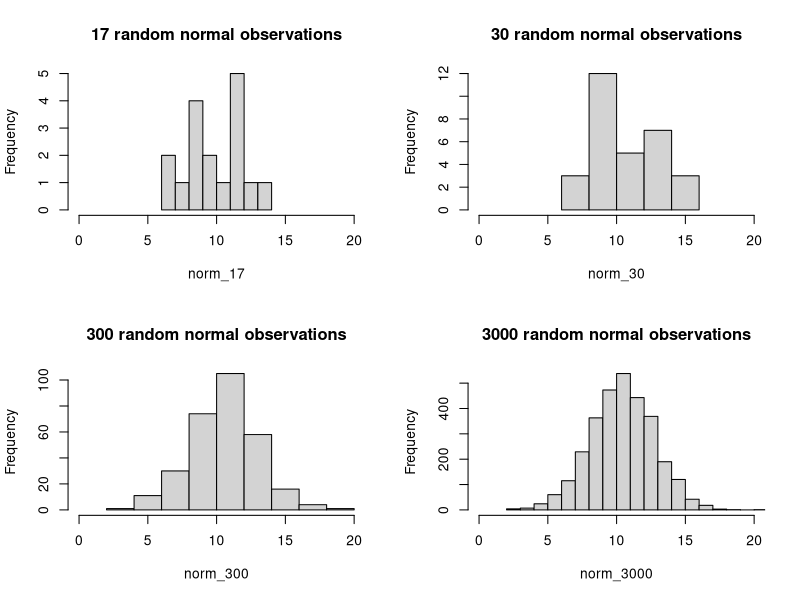
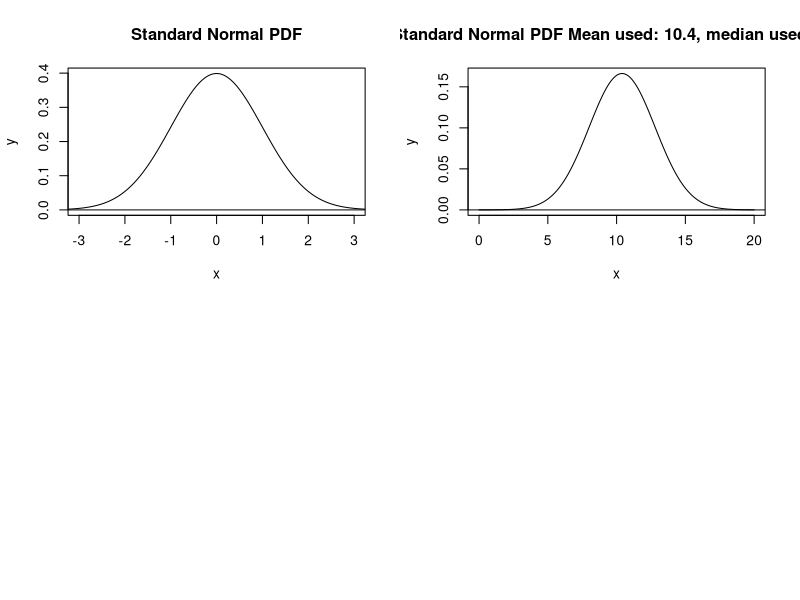
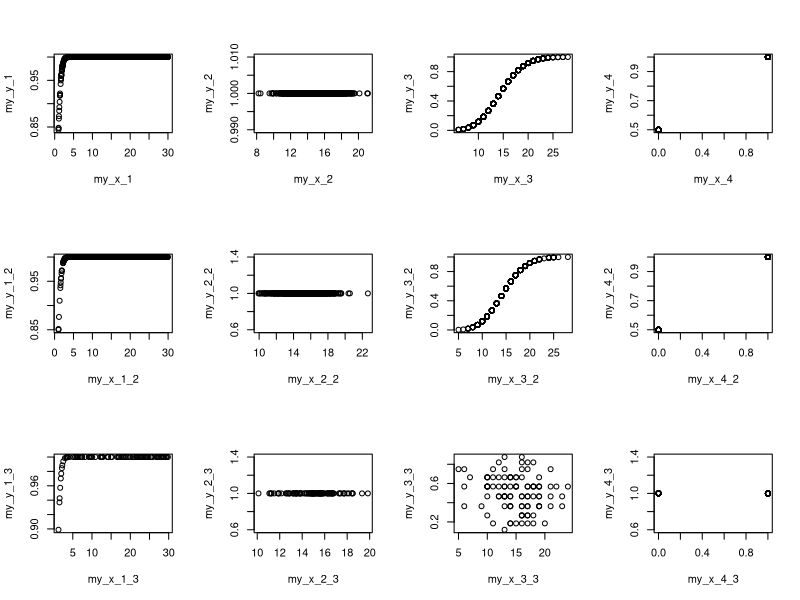
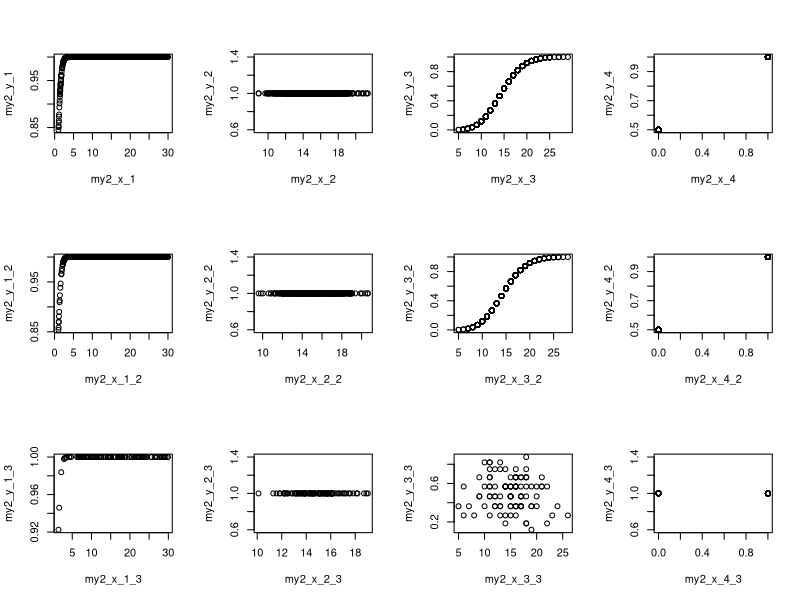
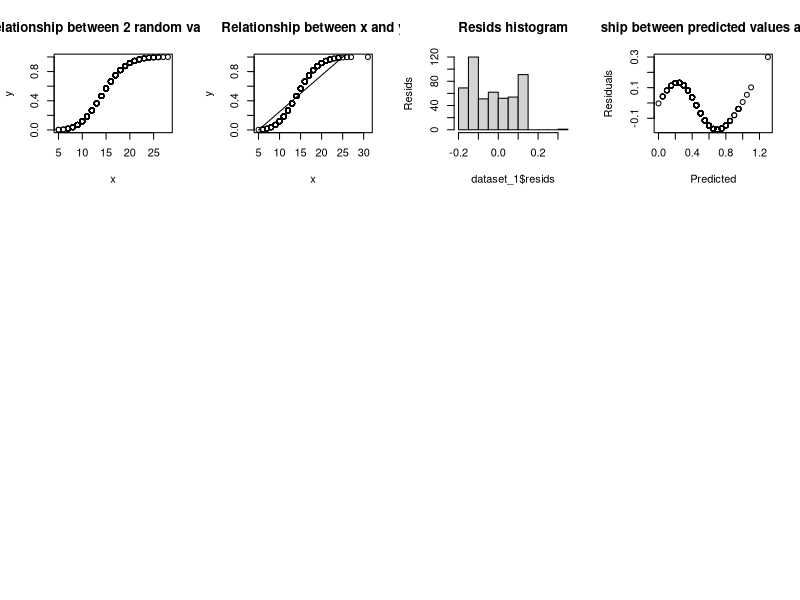
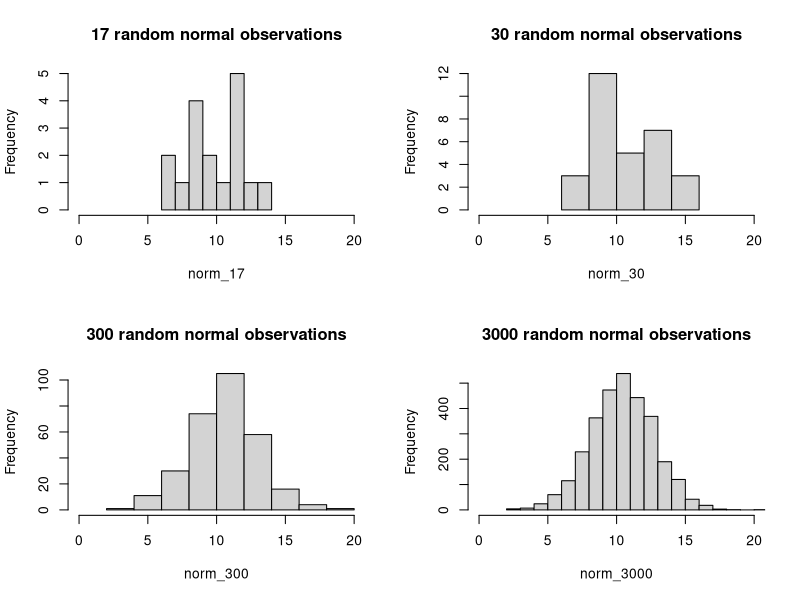
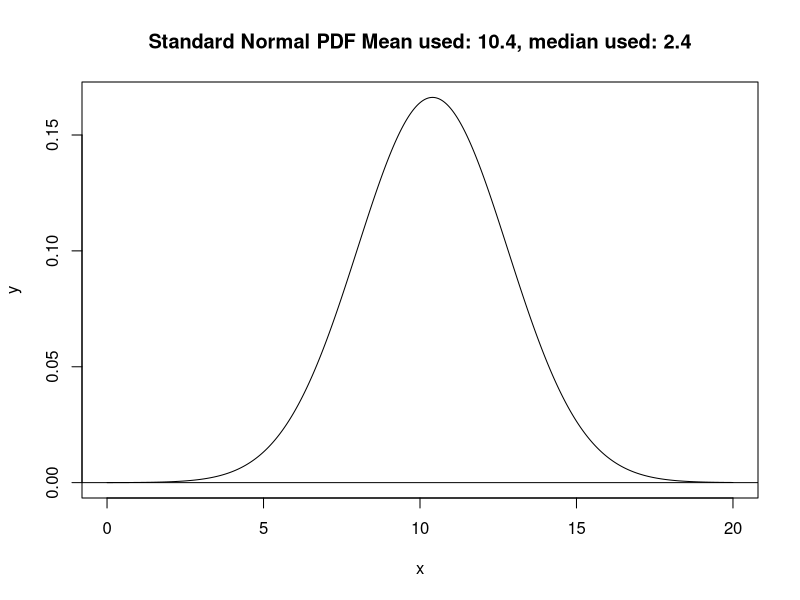
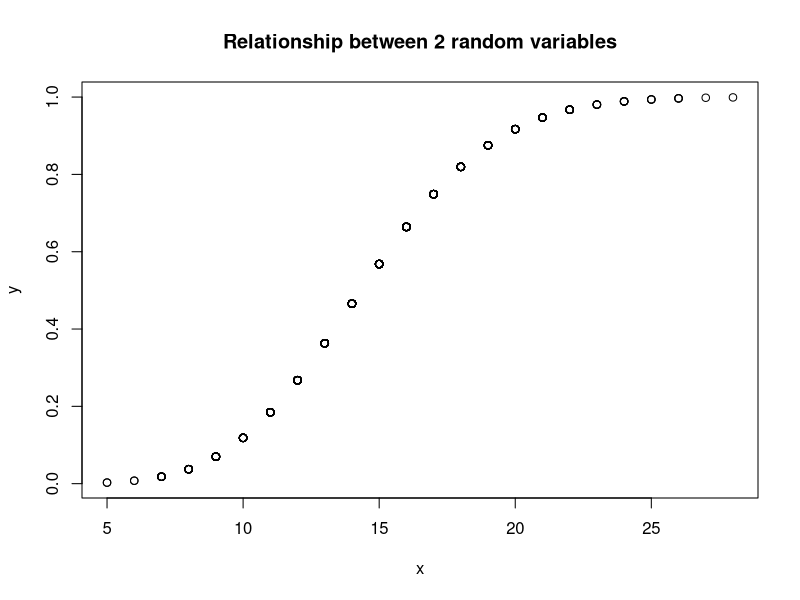

These figures' R source, in order:
## ---- chunk 1
#Answer:
norm_17 <- rnorm(17, 10.4, 2.4)
norm_30 <- rnorm(30, 10.4, 2.4)
norm_300 <- rnorm(300, 10.4, 2.4)
norm_3000 <- rnorm(3000, 10.4, 2.4)
## ---- chunk 2
#Answer:
png(filename = "lab_04_hist_01.png", units = "px",
    height = 1600, width = 1500, res = 180)

par(mfrow = c(2, 2))
hist(norm_17, xlim = c(0,20), main = "17 random normal observations")
hist(norm_30, xlim = c(0,20), main = "30 random normal observations")
hist(norm_300, xlim = c(0,20), main = "300 random normal observations")
hist(norm_3000, xlim = c(0,20), main = "3000 random normal observations")

dev.off()
## ---- chunk 3
par(mfrow = c(2, 2))
hist(norm_17, xlim = c(0,20), main = "17 random normal observations")
hist(norm_30, xlim = c(0,20), main = "30 random normal observations")
hist(norm_300, xlim = c(0,20),  main = "300 random normal observations")
hist(norm_3000, xlim = c(0,20), main = "3000 random normal observations")
## ---- chunk 4
# Generate a vector of x-values
x = seq(-6, 6, length.out = 1000)
y = dnorm(x)

plot(x, y, main = "Standard Normal PDF", type = "l", xlim = c(-3, 3))
abline(h = 0)
## ---- chunk 5
svg(filename = "norm_1.svg")

x = seq(0, 20, length.out = 1000)
y = dnorm(x, 10.4, 2.4)

plot(x, y, type = "l",
     main = "Standard Normal PDF Mean used: 10.4, median used: 2.4")
abline(h = 0)

dev.off()
## ---- chunk 6
x = seq(0, 20, length.out = 1000)
y = dnorm(x, 10.4, 2.4)

plot(x, y, type = "l",
     main = "Standard Normal PDF Mean used: 10.4, median used: 2.4")
abline(h = 0)
## ---- chunk 7
my_x_1 <- runif(1000, 1, 30)
my_x_2 <- rnorm(1000, 15, 2)
my_x_3 <- rpois(1000, 15)
my_x_4 <- rbinom(1000, 1, 0.5)

my_x_1_2 <- runif(500, 1, 30)
my_x_2_2 <- rnorm(500, 15, 2)
my_x_3_2 <- rpois(500, 15)
my_x_4_2 <- rbinom(500, 1, 0.5)

my_x_1_3 <- runif(100, 1, 30)
my_x_2_3 <- rnorm(100, 15, 2)
my_x_3_3 <- rpois(100, 15)
my_x_4_3 <- rbinom(100, 1, 0.5)

my_y_1 <- pnorm(my_x_1)
my_y_2 <- pnorm(my_x_2)
my_y_3 <- ppois(my_x_3, 15)
my_y_4 <- pbinom(my_x_4, 1, 0.5)

my_y_1_2 <- pnorm(my_x_1_2)
my_y_2_2 <- pnorm(my_x_2_2)
my_y_3_2 <- ppois(my_x_3_2, 15)
my_y_4_2 <- pbinom(my_x_4_2, 1, 0.5)

my_y_1_3 <- pnorm(my_x_1_3)
my_y_2_3 <- pnorm(my_x_2_3)
my_y_3_3 <- ppois(my_x_2_3, 15)
my_y_4_3 <- pbinom(my_x_2_3, 1, 0.5)

set.seed(12)

my2_x_1 <- runif(1000, 1, 30)
my2_x_2 <- rnorm(1000, 15, 2)
my2_x_3 <- rpois(1000, 15)
my2_x_4 <- rbinom(1000, 1, 0.5)

my2_x_1_2 <- runif(500, 1, 30)
my2_x_2_2 <- rnorm(500, 15, 2)
my2_x_3_2 <- rpois(500, 15)
my2_x_4_2 <- rbinom(500, 1, 0.5)

my2_x_1_3 <- runif(100, 1, 30)
my2_x_2_3 <- rnorm(100, 15, 2)
my2_x_3_3 <- rpois(100, 15)
my2_x_4_3 <- rbinom(100, 1, 0.5)

my2_y_1 <- pnorm(my2_x_1)
my2_y_2 <- pnorm(my2_x_2)
my2_y_3 <- ppois(my2_x_3, 15)
my2_y_4 <- pbinom(my2_x_4, 1, 0.5)

my2_y_1_2 <- pnorm(my2_x_1_2)
my2_y_2_2 <- pnorm(my2_x_2_2)
my2_y_3_2 <- ppois(my2_x_3_2, 15)
my2_y_4_2 <- pbinom(my2_x_4_2, 1, 0.5)

my2_y_1_3 <- pnorm(my2_x_1_3)
my2_y_2_3 <- pnorm(my2_x_2_3)
my2_y_3_3 <- ppois(my2_x_2_3, 15)
my2_y_4_3 <- pbinom(my2_x_2_3, 1, 0.5)

## ---- chunk 8
par(mfrow = c(3, 4))

plot(my_x_1, my_y_1)
plot(my_x_2, my_y_2)
plot(my_x_3, my_y_3)
plot(my_x_4, my_y_4)

plot(my_x_1_2, my_y_1_2)
plot(my_x_2_2, my_y_2_2)
plot(my_x_3_2, my_y_3_2)
plot(my_x_4_2, my_y_4_2)

plot(my_x_1_3, my_y_1_3)
plot(my_x_2_3, my_y_2_3)
plot(my_x_3_3, my_y_3_3)
plot(my_x_4_3, my_y_4_3)




## ---- chunk 9
par(mfrow = c(3, 4))

plot(my2_x_1, my2_y_1)
plot(my2_x_2, my2_y_2)
plot(my2_x_3, my2_y_3)
plot(my2_x_4, my2_y_4)

plot(my2_x_1_2, my2_y_1_2)
plot(my2_x_2_2, my2_y_2_2)
plot(my2_x_3_2, my2_y_3_2)
plot(my2_x_4_2, my2_y_4_2)

plot(my2_x_1_3, my2_y_1_3)
plot(my2_x_2_3, my2_y_2_3)
plot(my2_x_3_3, my2_y_3_3)
plot(my2_x_4_3, my2_y_4_3)

## ---- chunk 10
my_x_3 <- rpois(1000, 15)
## ---- chunk 11
png(filename = "lab_04_random_01.png", units = "px",
    height = 1600, width = 1500, res = 180)

plot(my2_x_3_2, my2_y_3_2, main = "Relationship between 2 random variables",
     ylab= "y", xlab= "x")

dev.off()

plot(my2_x_3_2, my2_y_3_2, main= "Relationship between 2 random variables",
     ylab= "y", xlab= "x")
## ---- chunk 12
head(my2_x_3_2)
head(my_y_3_2)
## ---- chunk 13
# Calculates the value of y for a linear function, given the coordinates
# of a known point (x1, y1) and the slope of the line.
line_point_slope = function(x, x1, y1, slope)
{
  get_y_intercept = 
    function(x1, y1, slope) 
      return(-(x1 * slope) + y1)
  
  linear = 
    function(x, yint, slope) 
      return(yint + x * slope)
  
  return(linear(x, get_y_intercept(x1, y1, slope), slope))
}
## ---- chunk 14
set.seed(12)

my2_x_3_2 <- rpois(500, 15)

my2_y_3_2 <- ppois(my2_x_3_2, 15)

dataset_1 <- data.frame(x = my2_x_3_2, y = my2_y_3_2)
## ---- chunk 15
png(filename = "lab_04_random_02.png", units = "px",
    height = 1600, width = 1500, res = 180)

plot(x = dataset_1$x, y = dataset_1$y, main = "Relationship between x and y",
     ylab= "y", xlab= "x")
curve(line_point_slope(x, 5, 0, 0.05 ), add = TRUE)

dev.off()

plot(x = dataset_1$x, y = dataset_1$y, main = "Relationship between x and y",
     ylab= "y", xlab= "x")
curve(line_point_slope(x, 5, 0, 0.05 ), add = TRUE)

## ---- chunk 16
predicted_y <- line_point_slope(dataset_1$x,  5, 0, 0.05)

resids <- predicted_y - dataset_1$y

dataset_1$predicted_y <- predicted_y
dataset_1$resids <- resids
## ---- chunk 17
hist(dataset_1$resids, main = "Resids histogram", ylab = "Resids")
## ---- chunk 18
plot(dataset_1$predicted_y, dataset_1$resids, main = "Relationship between predicted values and residuals", ylab = "Residuals", xlab = "Predicted")
